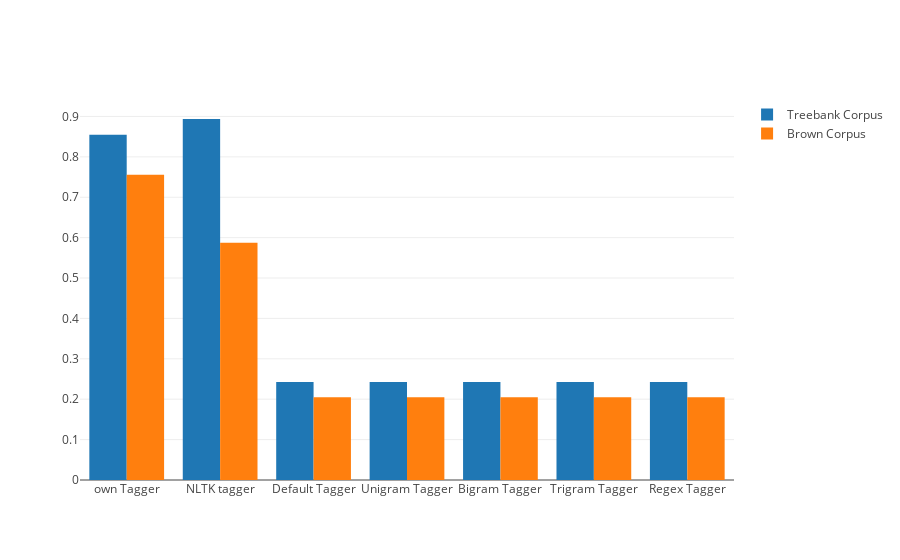

The code cell stored with this chart in its notebook:
### Markdown cell above
# Plotting the results for Task 1

### Code cell
init_notebook_mode(connected=True)

x1='Treebank Corpus'
x2='Brown Corpus'
trace1 = go.Bar(
    x=['own Tagger', 'NLTK tagger', 'Default Tagger', 'Unigram Tagger', 'Bigram Tagger', 'Trigram Tagger', 'Regex Tagger'],
    y=[results['own'][x1], results['nltk'][x1], results['def'][x1], results['uni'][x1], results['bi'][x1], results['tri'][x1], results['regex'][x1]],
    name=x1
)
trace2 = go.Bar(
    x=['own Tagger', 'NLTK tagger', 'Default Tagger', 'Unigram Tagger', 'Bigram Tagger', 'Trigram Tagger', 'Regex Tagger'],
    y=[results['own'][x2], results['nltk'][x2], results['def'][x2], results['uni'][x2], results['bi'][x2], results['tri'][x2], results['regex'][x2]],
    name=x2
)

data = [trace1, trace2]
layout = go.Layout(
    barmode='group'
)

fig = go.Figure(data=data, layout=layout)
iplot(fig, filename='grouped-bar')

### Figure 1 — Plotly figure (JSON) as saved in the notebook; plotly's stock layout.template omitted (floating-point values rounded to 4 significant figures)
{"data": [{"name": "Treebank Corpus", "type": "bar", "x": ["own Tagger", "NLTK tagger", "Default Tagger", "Unigram Tagger", "Bigram Tagger", "Trigram Tagger", "Regex Tagger"], "y": [0.8545, 0.8937, 0.2423, 0.2423, 0.2423, 0.2423, 0.2423]}, {"name": "Brown Corpus", "type": "bar", "x": ["own Tagger", "NLTK tagger", "Default Tagger", "Unigram Tagger", "Bigram Tagger", "Trigram Tagger", "Regex Tagger"], "y": [0.7558, 0.5874, 0.2049, 0.2049, 0.2049, 0.2049, 0.2049]}], "layout": {"barmode": "group"}}
